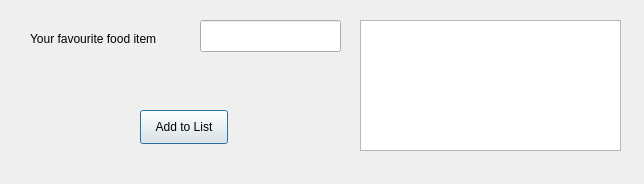
<?xml version="1.0" encoding="UTF-8"?>
<ui version="4.0">
 <class>Dialog</class>
 <widget class="QDialog" name="Dialog">
  <property name="geometry">
   <rect>
    <x>0</x>
    <y>0</y>
    <width>644</width>
    <height>184</height>
   </rect>
  </property>
  <property name="windowTitle">
   <string>Dialog</string>
  </property>
  <widget class="QLabel" name="label">
   <property name="geometry">
    <rect>
     <x>30</x>
     <y>30</y>
     <width>161</width>
     <height>18</height>
    </rect>
   </property>
   <property name="text">
    <string>Your favourite food item </string>
   </property>
  </widget>
  <widget class="QListWidget" name="listWidgetSelectedItems">
   <property name="geometry">
    <rect>
     <x>360</x>
     <y>20</y>
     <width>261</width>
     <height>131</height>
    </rect>
   </property>
   <property name="selectionMode">
    <enum>QAbstractItemView::MultiSelection</enum>
   </property>
  </widget>
  <widget class="QPushButton" name="pushButtonAdd">
   <property name="geometry">
    <rect>
     <x>140</x>
     <y>110</y>
     <width>88</width>
     <height>34</height>
    </rect>
   </property>
   <property name="text">
    <string>Add to List</string>
   </property>
  </widget>
  <widget class="QLineEdit" name="lineEditFoodItem">
   <property name="geometry">
    <rect>
     <x>200</x>
     <y>20</y>
     <width>141</width>
     <height>32</height>
    </rect>
   </property>
  </widget>
 </widget>
 <resources/>
 <connections/>
</ui>
